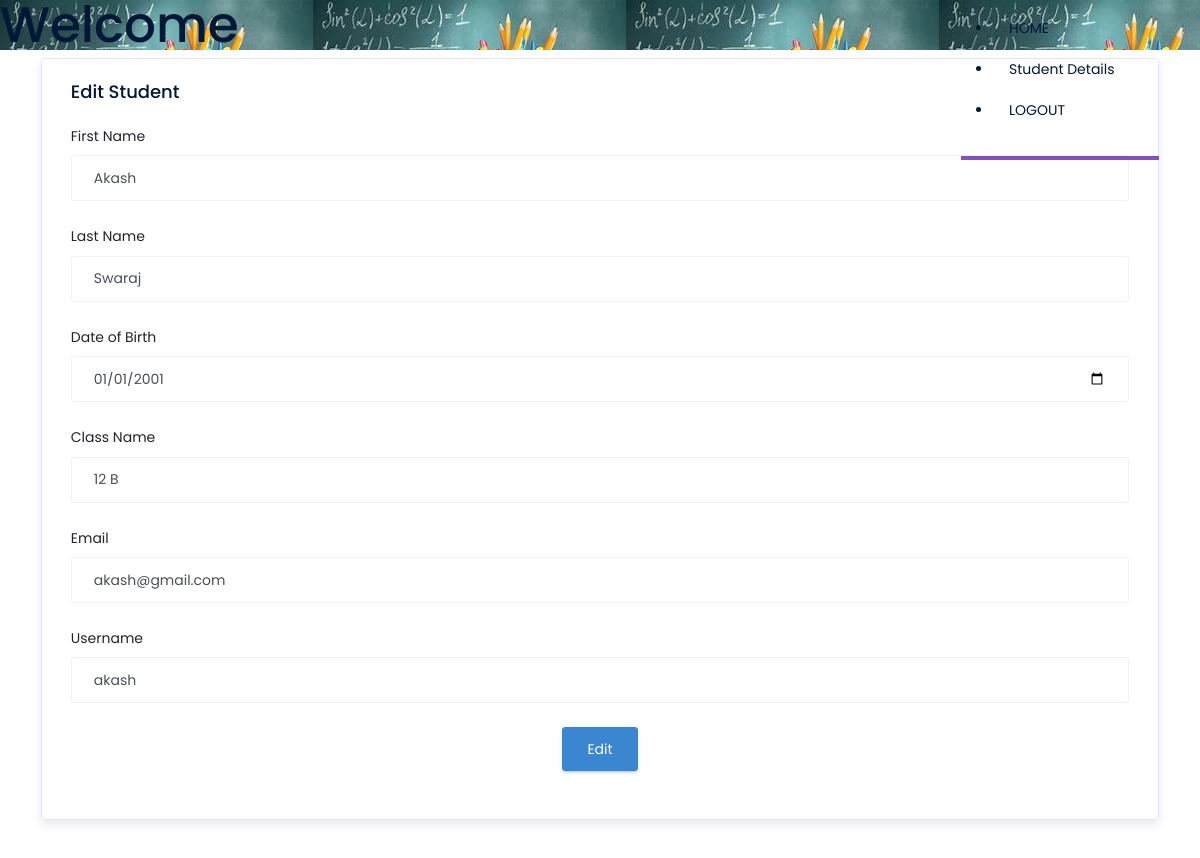
Screenshot of /OfficeStaff/student/edit/7/ with the database file from the repository.
### Backend/models.py (models this page shows, shortened)
class StudentDb(models.Model):
    UserNaMe = models.CharField(max_length=100, null=True, blank=True)
    First_Name = models.CharField(max_length=100)
    Last_Name = models.CharField(max_length=100)
    Class_Name = models.CharField(max_length=50)
    Email = models.CharField(max_length=100)
    DOB = models.DateField(null=True, blank=True)

### OfficeStaff/views.py (the view)
# urls.py: path('student/edit/<int:pk>/', views.StudentUpdateView.as_view(), name='edit_student'),
class StudentUpdateView(SuccessMessageMixin, UpdateView):
    model = StudentDb
    template_name = "Studentedit.html"
    fields = ['UserNaMe', 'First_Name', 'Last_Name', 'Class_Name', 'Email', 'DOB']
    success_url = reverse_lazy('managestudents')
    success_message = "student updated successfully!"
    def get_context_data(self, **kwargs):
        context = super().get_context_data(**kwargs)
        context['stud'] = self.get_object()
        return context

### OfficeStaff/templates/Studentedit.html (shortened to what this page needs)
{% extends 'Officestaff.html' %}
{% block content %}
<body>
<div class="col-12 grid-margin stretch-card">
  <div class="card">
    <div class="card-body">
      <h4 class="card-title">Edit Student</h4>
      <form class="forms-sample" method="post" action="{% url 'update_student' pk=stud.id %}" enctype="multipart/form-data">
        <div class="form-group">
          <label for="exampleInputName1">First Name</label>
          <input type="text" class="form-control" id="exampleInputName1" name="First_Name" value="{{stud.First_Name}}" required pattern="[A-Z a-z.]{3,25}" title="First name should contain 3-25 characters, letters only."/>
        </div>
        <div class="form-group">
          <label for="exampleInputName2">Last Name</label>
          <input type="text" class="form-control" id="exampleInputName2" name="Last_Name" value="{{stud.Last_Name}}" required pattern="[A-Z a-z.]{3,25}" title="Last name should contain 3-25 characters, letters only."/>
        </div>
        <div class="form-group">
          <label for="exampleInputDOB">Date of Birth</label>
          <input type="date" class="form-control" id="exampleInputDOB" name="DOB" value="{{ stud.DOB|date:'Y-m-d' }}" required title="Please select a valid date."/>
        </div>
        <div class="form-group">
          <label for="exampleInputName4">Class Name</label>
          <input type="text" class="form-control" id="exampleInputName4" name="Class_Name" value="{{stud.Class_Name}}" required pattern="[A-Za-z0-9 ]{1,50}" title="Class name should contain 1-50 characters."/>
        </div>
        <div class="form-group">
          <label for="exampleInputName6">Email</label>
          <input type="email" class="form-control" id="exampleInputName6" name="Email" value="{{stud.Email}}" required pattern="[a-z0-9._%+-]+@[a-z0-9]+\.[a-z]{2,3}" title="Please enter a valid email."/>
        </div>
        <div class="form-group">
          <label for="exampleInputName9">Username</label>
          <input type="text" class="form-control" id="exampleInputName9" name="UserNaMe" value="{{stud.UserNaMe}}"/>
        </div>
        <div class="form-group text-center">
          <button type="submit" class="btn btn-info">Edit</button>
        </div>
      </form>
    </div>
  </div>
</div>
</body>
{% endblock %}

### rows the page displays
StudentDb: First_Name "Akash", Last_Name "Swaraj", DOB "01/01/2001", Class_Name "12 B", Email "akash@gmail.com", UserNaMe "akash"
